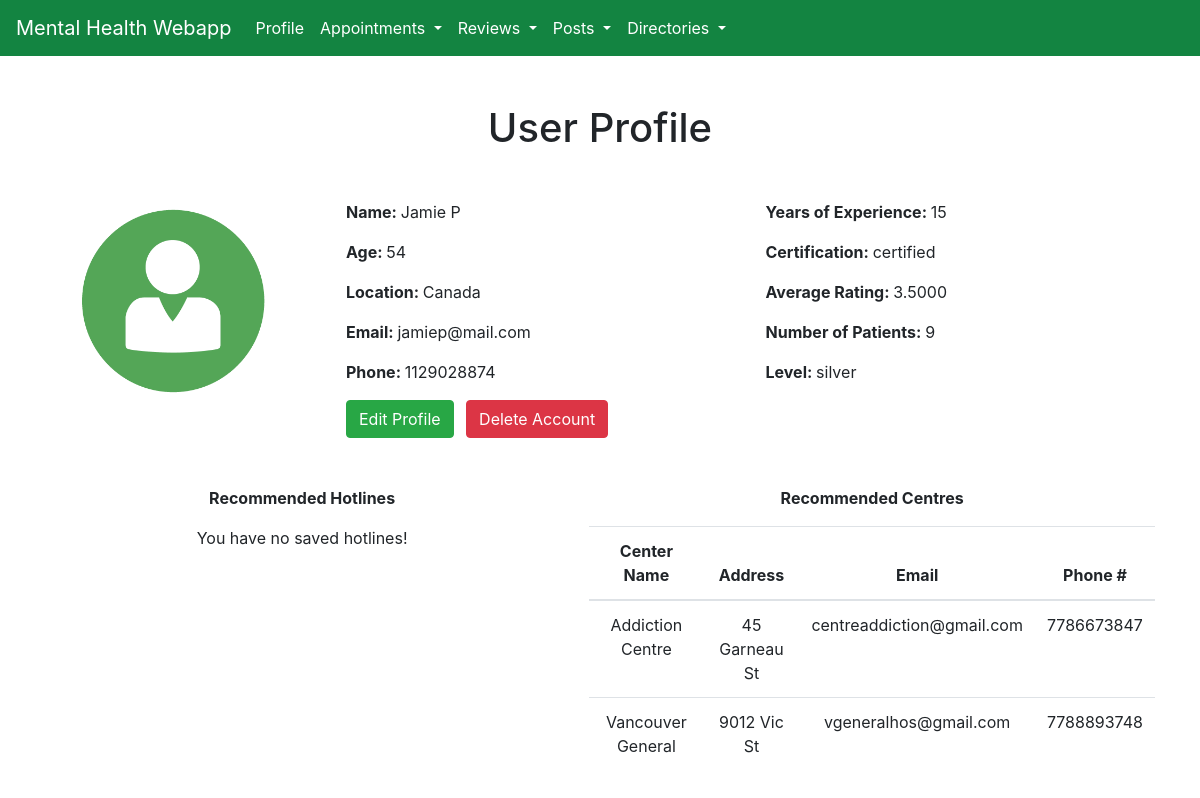
The app's page /profile.php with its own data.
### tables this page shows
CREATE TABLE Users (
	userID		int			 	PRIMARY KEY AUTO_INCREMENT,
	password	varchar(50) 	NOT NULL,
	name		varchar(100) 	NOT NULL,
	age			int,
	location	varchar(125),
	email		varchar(80) 	UNIQUE NOT NULL,
	phone		char(12)
);

CREATE TABLE Counsellor (
	userID				int		     PRIMARY KEY,
	yearsExperience		int,
	certification		varchar(500)    NOT NULL,
	numPatients			int,			
	FOREIGN KEY (userID) REFERENCES Users(userID) ON DELETE CASCADE,
	FOREIGN KEY (yearsExperience) REFERENCES CounsellorYearsExperience(yearsExperience) ON DELETE CASCADE
);

CREATE TABLE CounsellorYearsExperience (
	yearsExperience	int 		    		PRIMARY KEY,
	level			varchar(100)            NOT NULL
);

CREATE TABLE ResourceCentre (
	centreID		int				PRIMARY KEY AUTO_INCREMENT,
	centreName		varchar(125)          NOT NULL,
	address 		varchar(50)           NOT NULL,
	email			varchar(80)		UNIQUE NOT NULL,
	postalCode		char(80)              NOT NULL,
	phoneNum		char(12)              NOT NULL,
	FOREIGN KEY (postalCode) REFERENCES postalCode(postalCode) ON DELETE CASCADE 
);

### profile.php (the view, shortened to what this page needs)
<?php
	$conn = OpenCon();
	function showBasicInfo() {
		global $conn;
		$sql = "SELECT name, age, location, email, phone FROM Users WHERE userID =". $_SESSION['userID'];
		$result = $conn->query($sql);
		$row = $result->fetch_assoc();
		echo "<p><b>Name: </b>".$row["name"]."</p>
			  <p><b>Age: </b>".$row["age"]."</p>
			  <p><b>Location: </b>".$row["location"]."</p>
			  <p><b>Email: </b>".$row["email"]."</p
			  <p><b>Phone: </b>".$row['phone']."</p>";
	}
	function showProfilePicture() {
		if($_SESSION["userType"] == "helpSeeker") {
			echo "<img src='../cpsc304/assets/helpseeker-pfp.png' class='img-fluid img-max'>";
		} else {
			echo "<img src='../cpsc304/assets/counsellor-pfp.png' class='img-fluid img-max'>";
		}
	}
	function showCounsellorDetails() {
		global $conn;
		$sql = "SELECT yearsExperience, certification, numPatients
				FROM counsellor
				WHERE userID =".$_SESSION['userID'];
		$result = $conn->query($sql);
		$row = $result->fetch_assoc();
		echo "<p><b>Years of Experience: </b>".$row["yearsExperience"]."</p>
			  <p><b>Certification: </b>".$row["certification"]."</p>";
		$sql = "SELECT AVG(R.rating) AS AvgRating
				FROM review R
				GROUP BY R.counsellor
				HAVING R.counsellor =".$_SESSION["userID"];
		$result = $conn->query($sql);
		$row = $result->fetch_assoc();
		if (mysqli_num_rows($result)==0) {
			echo "<p><b>Average Rating: </b> No Ratings Yet </p>";
		} else {
			echo "<p><b>Average Rating: </b>".$row["AvgRating"]."</p>";
		}
		$sql = "SELECT COUNT(DISTINCT A.helpSeekerID) AS numOfPatients
				FROM Appointment A
				GROUP BY A.counsellorID
				HAVING A.counsellorID =".$_SESSION["userID"];
		$result = $conn->query($sql);
		$row = $result->fetch_assoc();
		echo "<p><b>Number of Patients: </b>".$row["numOfPatients"]."</p>";
		$sql = "SELECT level
				FROM Counsellor C, Counselloryearsexperience CY
				WHERE C.yearsExperience = CY.yearsExperience AND
	  				  C.userID =".$_SESSION["userID"];
	  	$result = $conn->query($sql);
		$row = $result->fetch_assoc();
		echo "<p><b>Level: </b>".$row["level"]."</p>";
	}
	function showHotlines() {
		global $conn;
		$sql = "";
		if($_SESSION["userType"] == "helpSeeker") {
			echo "<p><b> Favourite Hotlines </b></p>";
			$sql = "SELECT HL.name, HL.phoneNum, HL.typeOfHelp
					FROM Hotline HL, FavouriteHotline FH
					WHERE HL.phoneNum = FH.hotlineNum AND
	  					  FH.helpSeekerID =".$_SESSION["userID"];
		} else {
			echo "<p><b> Recommended Hotlines </b></p>";
			$sql = "SELECT HL.name, HL.phoneNum, HL.typeOfHelp
					FROM Hotline HL, RecommendedHotline RH
					WHERE HL.phoneNum = RH.hotlineNum AND
	  					  RH.counsellorID =".$_SESSION["userID"];
		}
	 	$result = $conn->query($sql);
	 	if(mysqli_num_rows($result)==0) {
	 		echo "You have no saved hotlines!";
	 	}
	}
	function showCentres() {
		global $conn;
		$sql = "";
		if($_SESSION["userType"] == "helpSeeker") {
			echo "<p><b> Favourite Centres </b></p>";
			$sql = "SELECT RC.centreName, RC.address, RC.email, RC.phoneNum
					FROM ResourceCentre RC, FavouriteCentre FC
					WHERE RC.centreID = FC.centreID AND
	  					  FC.helpSeekerID =".$_SESSION["userID"];
		} else {
			echo "<p><b> Recommended Centres </b></p>";
			$sql = "SELECT RC.centreName, RC.address, RC.email, RC.phoneNum
					FROM ResourceCentre RC, RecommendedCentre REC
					WHERE RC.centreID = REC.centreID AND
	  					  REC.counsellorID =".$_SESSION["userID"];
		}
		$result = $conn->query($sql);
		if(mysqli_num_rows($result)==0) {
	 		echo "You have no saved resource centres!";
	 	} else {
	 		echo "<table class='table mb-5 mr-3'>
				<thead>
					<tr>
						<th>Center Name</th>
						<th>Address</th>
						<th>Email</th>
						<th>Phone #</th>
					</tr>
				</thead>
			 ";
	 		while($row = $result->fetch_assoc()) {
				echo "<tr>
						<td>".$row["centreName"]."</td>
						<td>".$row["address"]."</td>
						<td>".$row["email"]."</td>
						<td>".$row["phoneNum"]."</td>
					  </tr>";
			}
			echo "</table>";
	 	}
	}
?>
<!DOCTYPE html>
<html>
	<head>
		<link rel="stylesheet" href="https://cdn.jsdelivr.net/npm/bootstrap@4.5.3/dist/css/bootstrap.min.css">
		<link rel="stylesheet" href="styles/main.css">
	</head>
	<body>
		<nav class="navbar navbar-expand-lg navbar-dark">
			<a class="navbar-brand" href="#">Mental Health Webapp</a>
		 	<div class="collapse navbar-collapse" id="navbarNav">
		 		<ul class="navbar-nav">
		 			<li class="nav-item">
			        	<a class="nav-link" href="/cpsc304/profile.php">Profile</a>
			      	</li>
			      	<li class="nav-item dropdown">
			        	<a class="nav-link dropdown-toggle" id="navbarDropdownMenuLink" role="button" data-toggle="dropdown" aria-haspopup="true" aria-expanded="false">
			          	Appointments
			        	</a>
			      	</li>
			     	<li class="nav-item dropdown">
			        	<a class="nav-link dropdown-toggle" id="navbarDropdownMenuLink" role="button" data-toggle="dropdown" aria-haspopup="true" aria-expanded="false">
			          		Reviews
			        	</a>
			      	</li>
			     	<li class="nav-item dropdown" aria-labelledby="navbarDropdownMenuLink">
			        	<a class="nav-link dropdown-toggle" id="navbarDropdownMenuLink" role="button" data-toggle="dropdown" aria-haspopup="true" aria-expanded="false">
			          		Posts
			        	</a>
			      	</li>
			      	<li class="nav-item dropdown">
			        	<a class="nav-link dropdown-toggle" id="navbarDropdownMenuLink" role="button" data-toggle="dropdown" aria-haspopup="true" aria-expanded="false">
			          		Directories
			        	</a>
			      	</li>
			    </ul>
	  		</div>
		</nav>
		<div class = "container">
			<h1 class = "text-center mt-5 mb-5"> User Profile </h1>
			<div class = "row">
				<div class ="col-3 mr-3 text-center">
					<?php showProfilePicture() ?>
				</div>
				<div class ="col">
					<?php showBasicInfo() ?>
					<a href="/cpsc304/edit-profile.php" class="btn btn-success mr-2">Edit Profile</a>
					<a href="/cpsc304/delete-profile.php" class="btn btn-danger">Delete Account</a>
				</div>
				<div class = "col">
					<?php
						if($_SESSION["userType"] == "counsellor") {
							showCounsellorDetails();
						}
					?>
				</div>
			</div>
			<div class = "row mt-5">
				<div class = "col text-center">
					<?php showHotlines() ?>
				</div>
				<div class = "col text-center">
					<?php showCentres() ?>
				</div>
			</div>
		</div>
	</body>
</html>

### styles/main.css (style rules this page uses)
nav { background-color: #138441; }
.navbar-brand { color: white !important; }
.nav-link { color: white !important; }
.img-max { max-width: 200px !important; width:100% !important; }

### records on screen
users: name "Jamie P", age "54", location "Canada", email "jamiep@mail.com", phone "1129028874"
counsellor: yearsExperience "15", certification "certified"
counselloryearsexperience: level "silver"
resourcecentre: centreName "Addiction Centre", address "45 Garneau St", email "centreaddiction@gmail.com", phoneNum "7786673847"
resourcecentre: centreName "Vancouver General", address "9012 Vic St", email "vgeneralhos@gmail.com", phoneNum "7788893748"

### other values on screen
$row["AvgRating"] "3.5000"
$row["numOfPatients"] "9"
